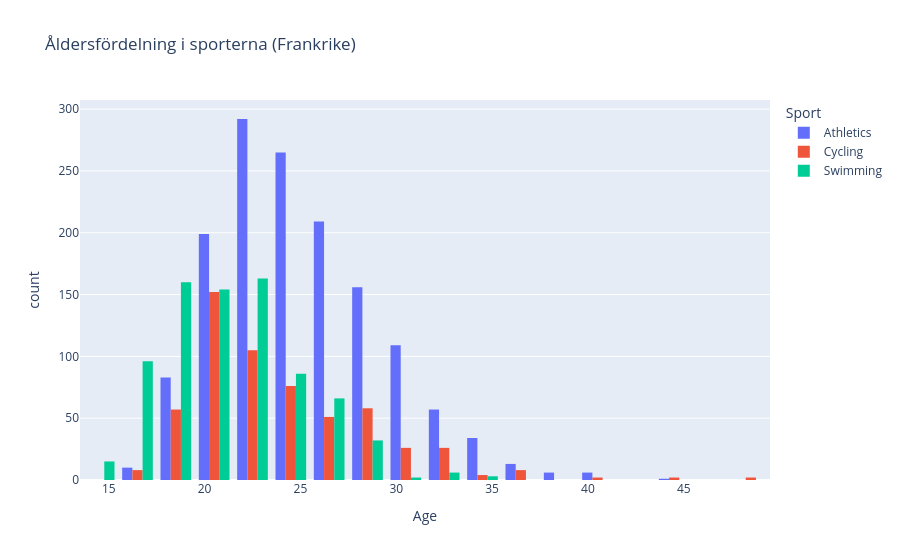

This figure's notebook cell:
### Code cell
# Diagram 2 - Åldersfördelning i sporterna
age_data = fr_sports[fr_sports['Age'].notna()]

fig2 = px.histogram(
    age_data,
    x='Age',
    color='Sport',
    nbins=20,
    barmode='group',
    title='Åldersfördelning i sporterna (Frankrike)'
)
fig2.show()

### Figure 1 — Plotly figure (JSON) as saved in the notebook; plotly's stock layout.template omitted (floating-point values rounded to 4 significant figures; data arrays with more than 128 entries replaced by an {"elided": "..."} marker saying what was removed)
{"data": [{"alignmentgroup": "True", "bingroup": "x", "hovertemplate": "Sport=Athletics<br>Age=%{x}<br>count=%{y}<extra></extra>", "legendgroup": "Athletics", "marker": {"color": "#636efa", "pattern": {"shape": ""}}, "name": "Athletics", "nbinsx": 20, "offsetgroup": "Athletics", "orientation": "v", "showlegend": true, "type": "histogram", "x": {"elided": "1440 float values"}, "xaxis": "x", "yaxis": "y"}, {"alignmentgroup": "True", "bingroup": "x", "hovertemplate": "Sport=Cycling<br>Age=%{x}<br>count=%{y}<extra></extra>", "legendgroup": "Cycling", "marker": {"color": "#EF553B", "pattern": {"shape": ""}}, "name": "Cycling", "nbinsx": 20, "offsetgroup": "Cycling", "orientation": "v", "showlegend": true, "type": "histogram", "x": {"elided": "577 float values"}, "xaxis": "x", "yaxis": "y"}, {"alignmentgroup": "True", "bingroup": "x", "hovertemplate": "Sport=Swimming<br>Age=%{x}<br>count=%{y}<extra></extra>", "legendgroup": "Swimming", "marker": {"color": "#00cc96", "pattern": {"shape": ""}}, "name": "Swimming", "nbinsx": 20, "offsetgroup": "Swimming", "orientation": "v", "showlegend": true, "type": "histogram", "x": {"elided": "783 float values"}, "xaxis": "x", "yaxis": "y"}], "layout": {"barmode": "group", "legend": {"title": {"text": "Sport"}, "tracegroupgap": 0}, "title": {"text": "Åldersfördelning i sporterna (Frankrike)"}, "xaxis": {"anchor": "y", "domain": [0, 1], "title": {"text": "Age"}}, "yaxis": {"anchor": "x", "domain": [0, 1], "title": {"text": "count"}}}}
